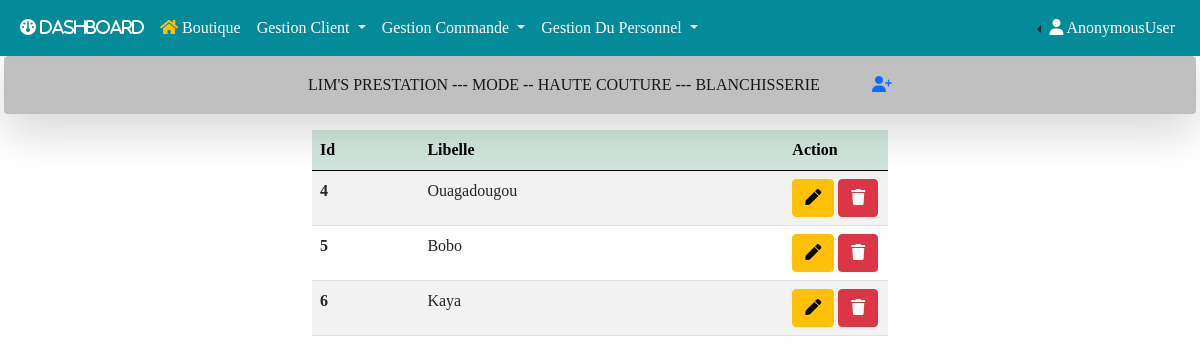
Page /ville on the earlier database version.
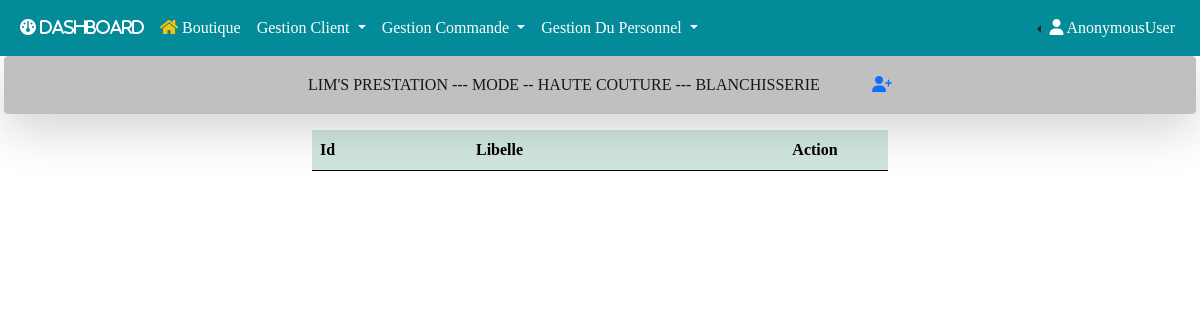
Same page on the later database version.
### gestion/models.py (models this page shows, shortened)
class Ville(models.Model):
    libelle = models.CharField(max_length=50, null=True)
    created_at = models.DateTimeField(auto_now_add=True)
    modified_at = models.DateTimeField(auto_now_add=True)

### gestion/views.py (the view)
# urls.py: path('ville', views.ville, name='ville'),
def ville(request):
    villes = Ville.objects.all()
    context={"villes":villes}
    return render(request, 'gestion/ville/ville.html', context)

### gestion/templates/gestion/ville/ville.html (shortened to what this page needs)
{% extends 'base.html' %}
{% block add %}
<a href="{% url 'add_ville' %}" title="Ajouter ville">
  <i class="fa-solid fa-user-plus ms-5"></i>
<a/>
{% endblock add %}
{% block main %}
<div class="container mt-3 w-50">
    <table id="example" class="table table-striped" style="width:100%">
        <thead class="table-success">
            <tr>
                <th>Id</th>
                <th>Libelle</th>
                <th style="width: 18%;">Action</th>
            </tr>
        </thead>
        <tbody>
            {% for ville in villes %}
            <tr>
                <th scope="row">{{ville.id}}</th>
                <td>{{ville.libelle}}</td>
                <td>
                    <a href="{% url 'edit_ville' ville.id %}" type="button" class="btn btn-warning" title="Edit Ville">
                        <i class="fas fa-pen"></i>
                    </a>
                    <a href="{% url 'delete_ville' ville.id %}" type="button" class="btn btn-danger" title="Supprimer Ville">
                        <i class="fas fa-trash"></i>
                    </a>
                </td>
            </tr>
            {% endfor %}
        </tbody>
    </table>
</div>
{% endblock main %}

Differences in the rows shown:
removed Ville: id "4", libelle "Ouagadougou"
removed Ville: id "5", libelle "Bobo"
removed Ville: id "6", libelle "Kaya"
